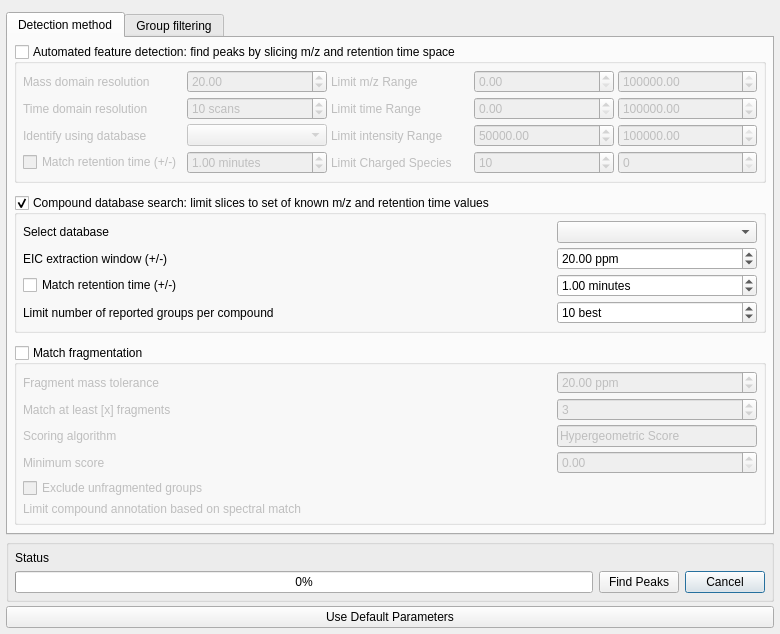
<?xml version="1.0" encoding="UTF-8"?>
<ui version="4.0">
 <class>PeakDetectionDialog</class>
 <widget class="QDialog" name="PeakDetectionDialog">
  <property name="geometry">
   <rect>
    <x>0</x>
    <y>0</y>
    <width>780</width>
    <height>631</height>
   </rect>
  </property>
  <property name="sizePolicy">
   <sizepolicy hsizetype="Preferred" vsizetype="Preferred">
    <horstretch>0</horstretch>
    <verstretch>0</verstretch>
   </sizepolicy>
  </property>
  <property name="sizeIncrement">
   <size>
    <width>0</width>
    <height>0</height>
   </size>
  </property>
  <property name="windowTitle">
   <string>Peak Detection</string>
  </property>
  <layout class="QVBoxLayout" name="verticalLayout">
   <property name="spacing">
    <number>4</number>
   </property>
   <property name="leftMargin">
    <number>6</number>
   </property>
   <property name="topMargin">
    <number>12</number>
   </property>
   <property name="rightMargin">
    <number>6</number>
   </property>
   <property name="bottomMargin">
    <number>6</number>
   </property>
   <item>
    <widget class="QTabWidget" name="tabwidget">
     <property name="currentIndex">
      <number>0</number>
     </property>
     <widget class="QWidget" name="featureSelectionTab">
      <attribute name="title">
       <string>Detection method</string>
      </attribute>
      <layout class="QVBoxLayout" name="verticalLayout_2">
       <property name="spacing">
        <number>12</number>
       </property>
       <property name="leftMargin">
        <number>6</number>
       </property>
       <property name="topMargin">
        <number>6</number>
       </property>
       <property name="rightMargin">
        <number>6</number>
       </property>
       <property name="bottomMargin">
        <number>6</number>
       </property>
       <item>
        <widget class="QGroupBox" name="featureOptions">
         <property name="enabled">
          <bool>true</bool>
         </property>
         <property name="sizePolicy">
          <sizepolicy hsizetype="Preferred" vsizetype="Maximum">
           <horstretch>0</horstretch>
           <verstretch>0</verstretch>
          </sizepolicy>
         </property>
         <property name="statusTip">
          <string/>
         </property>
         <property name="autoFillBackground">
          <bool>false</bool>
         </property>
         <property name="title">
          <string>Automated feature detection: find peaks by slicing m/z and retention time space</string>
         </property>
         <property name="flat">
          <bool>false</bool>
         </property>
         <property name="checkable">
          <bool>true</bool>
         </property>
         <property name="checked">
          <bool>false</bool>
         </property>
         <layout class="QGridLayout" name="gridLayout">
          <property name="leftMargin">
           <number>6</number>
          </property>
          <property name="topMargin">
           <number>6</number>
          </property>
          <property name="rightMargin">
           <number>6</number>
          </property>
          <property name="bottomMargin">
           <number>6</number>
          </property>
          <property name="spacing">
           <number>4</number>
          </property>
          <item row="4" column="2">
           <widget class="QLabel" name="label_20">
            <property name="text">
             <string>Limit Charged Species</string>
            </property>
           </widget>
          </item>
          <item row="0" column="4">
           <widget class="QDoubleSpinBox" name="mzMax">
            <property name="maximum">
             <double>999999999.000000000000000</double>
            </property>
            <property name="value">
             <double>999999999.000000000000000</double>
            </property>
           </widget>
          </item>
          <item row="1" column="1">
           <widget class="QDoubleSpinBox" name="rtStep">
            <property name="statusTip">
             <string>mz-rt matrix binning</string>
            </property>
            <property name="prefix">
             <string/>
            </property>
            <property name="suffix">
             <string> scans</string>
            </property>
            <property name="decimals">
             <number>0</number>
            </property>
            <property name="minimum">
             <double>1.000000000000000</double>
            </property>
            <property name="maximum">
             <double>1000000.000000000000000</double>
            </property>
            <property name="singleStep">
             <double>5.000000000000000</double>
            </property>
            <property name="value">
             <double>10.000000000000000</double>
            </property>
           </widget>
          </item>
          <item row="0" column="0">
           <widget class="QLabel" name="label_7">
            <property name="text">
             <string>Mass domain resolution</string>
            </property>
           </widget>
          </item>
          <item row="0" column="3">
           <widget class="QDoubleSpinBox" name="mzMin">
            <property name="maximum">
             <double>999999999.000000000000000</double>
            </property>
           </widget>
          </item>
          <item row="4" column="4">
           <widget class="QSpinBox" name="chargeMax">
            <property name="minimum">
             <number>0</number>
            </property>
            <property name="maximum">
             <number>999999999</number>
            </property>
            <property name="value">
             <number>0</number>
            </property>
           </widget>
          </item>
          <item row="1" column="3">
           <widget class="QDoubleSpinBox" name="rtMin">
            <property name="maximum">
             <double>999999999.000000000000000</double>
            </property>
           </widget>
          </item>
          <item row="1" column="0">
           <widget class="QLabel" name="label">
            <property name="text">
             <string>Time domain resolution</string>
            </property>
           </widget>
          </item>
          <item row="3" column="1">
           <widget class="QComboBox" name="identificationDatabase"/>
          </item>
          <item row="0" column="2">
           <widget class="QLabel" name="label_17">
            <property name="text">
             <string>Limit m/z Range</string>
            </property>
           </widget>
          </item>
          <item row="3" column="2">
           <widget class="QLabel" name="label_19">
            <property name="text">
             <string>Limit intensity Range</string>
            </property>
           </widget>
          </item>
          <item row="4" column="1">
           <widget class="QDoubleSpinBox" name="identificationRtWindow">
            <property name="suffix">
             <string> minutes</string>
            </property>
            <property name="singleStep">
             <double>0.500000000000000</double>
            </property>
            <property name="value">
             <double>1.000000000000000</double>
            </property>
           </widget>
          </item>
          <item row="0" column="1">
           <widget class="QDoubleSpinBox" name="ppmStep">
            <property name="minimum">
             <double>0.500000000000000</double>
            </property>
            <property name="maximum">
             <double>1000000.000000000000000</double>
            </property>
            <property name="singleStep">
             <double>0.500000000000000</double>
            </property>
            <property name="value">
             <double>20.000000000000000</double>
            </property>
           </widget>
          </item>
          <item row="4" column="0">
           <widget class="QCheckBox" name="identificationMatchRt">
            <property name="text">
             <string>Match retention time (+/-)</string>
            </property>
           </widget>
          </item>
          <item row="4" column="3">
           <widget class="QSpinBox" name="chargeMin">
            <property name="minimum">
             <number>1</number>
            </property>
            <property name="maximum">
             <number>1000000</number>
            </property>
            <property name="singleStep">
             <number>5</number>
            </property>
            <property name="value">
             <number>10</number>
            </property>
           </widget>
          </item>
          <item row="1" column="2">
           <widget class="QLabel" name="label_18">
            <property name="text">
             <string>Limit time Range</string>
            </property>
           </widget>
          </item>
          <item row="3" column="4">
           <widget class="QDoubleSpinBox" name="maxIntensity">
            <property name="maximum">
             <double>9999999999.989999771118164</double>
            </property>
            <property name="value">
             <double>9999999999.000000000000000</double>
            </property>
           </widget>
          </item>
          <item row="3" column="3">
           <widget class="QDoubleSpinBox" name="minIntensity">
            <property name="maximum">
             <double>9999999999.989999771118164</double>
            </property>
            <property name="value">
             <double>50000.000000000000000</double>
            </property>
           </widget>
          </item>
          <item row="3" column="0">
           <widget class="QLabel" name="label_4">
            <property name="text">
             <string>Identify using database</string>
            </property>
           </widget>
          </item>
          <item row="1" column="4">
           <widget class="QDoubleSpinBox" name="rtMax">
            <property name="maximum">
             <double>999999999.000000000000000</double>
            </property>
            <property name="value">
             <double>999999999.000000000000000</double>
            </property>
           </widget>
          </item>
         </layout>
        </widget>
       </item>
       <item>
        <widget class="QGroupBox" name="dbSearch">
         <property name="sizePolicy">
          <sizepolicy hsizetype="Preferred" vsizetype="Maximum">
           <horstretch>0</horstretch>
           <verstretch>0</verstretch>
          </sizepolicy>
         </property>
         <property name="title">
          <string>Compound database search: limit slices to set of known m/z and retention time values</string>
         </property>
         <property name="checkable">
          <bool>true</bool>
         </property>
         <property name="checked">
          <bool>true</bool>
         </property>
         <layout class="QGridLayout" name="gridLayout_2">
          <property name="leftMargin">
           <number>6</number>
          </property>
          <property name="topMargin">
           <number>6</number>
          </property>
          <property name="rightMargin">
           <number>6</number>
          </property>
          <property name="bottomMargin">
           <number>6</number>
          </property>
          <property name="spacing">
           <number>4</number>
          </property>
          <item row="3" column="0" colspan="2">
           <widget class="QLabel" name="label_16">
            <property name="text">
             <string>Limit number of reported groups per compound</string>
            </property>
            <property name="checked" stdset="0">
             <string>Limit Number of Reported Groups per Compound</string>
            </property>
           </widget>
          </item>
          <item row="3" column="2" alignment="Qt::AlignRight">
           <widget class="QSpinBox" name="eicMaxGroups">
            <property name="sizePolicy">
             <sizepolicy hsizetype="Maximum" vsizetype="Fixed">
              <horstretch>0</horstretch>
              <verstretch>0</verstretch>
             </sizepolicy>
            </property>
            <property name="minimumSize">
             <size>
              <width>200</width>
              <height>0</height>
             </size>
            </property>
            <property name="suffix">
             <string> best</string>
            </property>
            <property name="minimum">
             <number>1</number>
            </property>
            <property name="maximum">
             <number>999999999</number>
            </property>
            <property name="value">
             <number>10</number>
            </property>
           </widget>
          </item>
          <item row="1" column="0">
           <widget class="QLabel" name="label_11">
            <property name="text">
             <string>EIC extraction window (+/-)</string>
            </property>
           </widget>
          </item>
          <item row="2" column="2" alignment="Qt::AlignRight">
           <widget class="QDoubleSpinBox" name="compoundRTWindow">
            <property name="sizePolicy">
             <sizepolicy hsizetype="Maximum" vsizetype="Fixed">
              <horstretch>0</horstretch>
              <verstretch>0</verstretch>
             </sizepolicy>
            </property>
            <property name="minimumSize">
             <size>
              <width>200</width>
              <height>0</height>
             </size>
            </property>
            <property name="prefix">
             <string/>
            </property>
            <property name="suffix">
             <string> minutes</string>
            </property>
            <property name="maximum">
             <double>999999999.000000000000000</double>
            </property>
            <property name="singleStep">
             <double>0.500000000000000</double>
            </property>
            <property name="value">
             <double>1.000000000000000</double>
            </property>
           </widget>
          </item>
          <item row="2" column="0">
           <widget class="QCheckBox" name="matchRt">
            <property name="text">
             <string>Match retention time (+/-)</string>
            </property>
            <property name="checked">
             <bool>false</bool>
            </property>
           </widget>
          </item>
          <item row="0" column="0">
           <widget class="QLabel" name="label_3">
            <property name="text">
             <string>Select database</string>
            </property>
           </widget>
          </item>
          <item row="1" column="2" alignment="Qt::AlignRight">
           <widget class="QDoubleSpinBox" name="compoundPPMWindow">
            <property name="sizePolicy">
             <sizepolicy hsizetype="Maximum" vsizetype="Fixed">
              <horstretch>0</horstretch>
              <verstretch>0</verstretch>
             </sizepolicy>
            </property>
            <property name="minimumSize">
             <size>
              <width>200</width>
              <height>0</height>
             </size>
            </property>
            <property name="suffix">
             <string> ppm</string>
            </property>
            <property name="maximum">
             <double>1000000.000000000000000</double>
            </property>
            <property name="singleStep">
             <double>0.500000000000000</double>
            </property>
            <property name="value">
             <double>20.000000000000000</double>
            </property>
           </widget>
          </item>
          <item row="0" column="2" alignment="Qt::AlignRight">
           <widget class="QComboBox" name="compoundDatabase">
            <property name="sizePolicy">
             <sizepolicy hsizetype="Maximum" vsizetype="Fixed">
              <horstretch>0</horstretch>
              <verstretch>0</verstretch>
             </sizepolicy>
            </property>
            <property name="minimumSize">
             <size>
              <width>200</width>
              <height>0</height>
             </size>
            </property>
           </widget>
          </item>
         </layout>
        </widget>
       </item>
       <item>
        <widget class="QGroupBox" name="matchFragmentationOptions">
         <property name="enabled">
          <bool>true</bool>
         </property>
         <property name="sizePolicy">
          <sizepolicy hsizetype="Preferred" vsizetype="Maximum">
           <horstretch>0</horstretch>
           <verstretch>0</verstretch>
          </sizepolicy>
         </property>
         <property name="title">
          <string>Match fragmentation</string>
         </property>
         <property name="checkable">
          <bool>true</bool>
         </property>
         <property name="checked">
          <bool>false</bool>
         </property>
         <layout class="QGridLayout" name="gridLayout_8">
          <property name="leftMargin">
           <number>6</number>
          </property>
          <property name="topMargin">
           <number>6</number>
          </property>
          <property name="rightMargin">
           <number>6</number>
          </property>
          <property name="bottomMargin">
           <number>6</number>
          </property>
          <property name="spacing">
           <number>4</number>
          </property>
          <item row="0" column="0">
           <widget class="QLabel" name="label_fragmentTolerance">
            <property name="text">
             <string>Fragment mass tolerance</string>
            </property>
           </widget>
          </item>
          <item row="2" column="1" alignment="Qt::AlignRight">
           <widget class="QLineEdit" name="scoringAlgo">
            <property name="sizePolicy">
             <sizepolicy hsizetype="Maximum" vsizetype="Fixed">
              <horstretch>0</horstretch>
              <verstretch>0</verstretch>
             </sizepolicy>
            </property>
            <property name="minimumSize">
             <size>
              <width>200</width>
              <height>0</height>
             </size>
            </property>
            <property name="cursor">
             <cursorShape>BlankCursor</cursorShape>
            </property>
            <property name="text">
             <string>Hypergeometric Score</string>
            </property>
            <property name="readOnly">
             <bool>true</bool>
            </property>
           </widget>
          </item>
          <item row="1" column="0">
           <widget class="QLabel" name="label_matchAtLeastX">
            <property name="text">
             <string>Match at least [x] fragments</string>
            </property>
           </widget>
          </item>
          <item row="3" column="0">
           <widget class="QLabel" name="label_minMatchScore">
            <property name="text">
             <string>Minimum score</string>
            </property>
           </widget>
          </item>
          <item row="3" column="1" alignment="Qt::AlignRight">
           <widget class="QDoubleSpinBox" name="minFragMatchScore">
            <property name="sizePolicy">
             <sizepolicy hsizetype="Maximum" vsizetype="Fixed">
              <horstretch>0</horstretch>
              <verstretch>0</verstretch>
             </sizepolicy>
            </property>
            <property name="minimumSize">
             <size>
              <width>200</width>
              <height>0</height>
             </size>
            </property>
            <property name="prefix">
             <string/>
            </property>
            <property name="suffix">
             <string/>
            </property>
            <property name="maximum">
             <double>1000.000000000000000</double>
            </property>
            <property name="singleStep">
             <double>0.500000000000000</double>
            </property>
           </widget>
          </item>
          <item row="0" column="1" alignment="Qt::AlignRight">
           <widget class="QDoubleSpinBox" name="fragmentTolerance">
            <property name="sizePolicy">
             <sizepolicy hsizetype="Maximum" vsizetype="Fixed">
              <horstretch>0</horstretch>
              <verstretch>0</verstretch>
             </sizepolicy>
            </property>
            <property name="minimumSize">
             <size>
              <width>200</width>
              <height>0</height>
             </size>
            </property>
            <property name="suffix">
             <string> ppm</string>
            </property>
            <property name="maximum">
             <double>1000.000000000000000</double>
            </property>
            <property name="value">
             <double>20.000000000000000</double>
            </property>
           </widget>
          </item>
        <item row="6" column="0">
           <widget class="QLabel" name="label_2">
            <property name="text">
             <string>Limit compound annotation based on spectral match</string>
            </property>
           </widget>
          </item>
          <item row="4" column="0">
           <widget class="QCheckBox" name="mustHaveMs2">
            <property name="text">
             <string>Exclude unfragmented groups</string>
            </property>
           </widget>
          </item>
          <item row="2" column="0">
           <widget class="QLabel" name="label_scoringAlgo">
            <property name="text">
             <string>Scoring algorithm</string>
            </property>
           </widget>
          </item>
          <item row="1" column="1" alignment="Qt::AlignRight">
           <widget class="QDoubleSpinBox" name="minFragMatch">
            <property name="sizePolicy">
             <sizepolicy hsizetype="Maximum" vsizetype="Fixed">
              <horstretch>0</horstretch>
              <verstretch>0</verstretch>
             </sizepolicy>
            </property>
            <property name="minimumSize">
             <size>
              <width>200</width>
              <height>0</height>
             </size>
            </property>
            <property name="decimals">
             <number>0</number>
            </property>
            <property name="value">
             <double>3.000000000000000</double>
            </property>
           </widget>
          </item>
         </layout>
         <zorder>scoringAlgo</zorder>
         <zorder>label_minMatchScore</zorder>
         <zorder>minFragMatchScore</zorder>
         <zorder>minFragMatch</zorder>
         <zorder>label_matchAtLeastX</zorder>
         <zorder>fragmentTolerance</zorder>
         <zorder>label_fragmentTolerance</zorder>
         <zorder>label_scoringAlgo</zorder>
         <zorder>mustHaveMs2</zorder>
        </widget>
       </item>
      </layout>
     </widget>
     <widget class="QWidget" name="groupFilteringTab">
      <attribute name="title">
       <string>Group filtering</string>
      </attribute>
      <layout class="QGridLayout" name="gridLayout_13">
       <property name="leftMargin">
        <number>6</number>
       </property>
       <property name="topMargin">
        <number>6</number>
       </property>
       <property name="rightMargin">
        <number>6</number>
       </property>
       <property name="bottomMargin">
        <number>6</number>
       </property>
       <item row="0" column="0">
        <widget class="QGroupBox" name="peakScoringOptions">
         <property name="title">
          <string>Group Filtering</string>
         </property>
         <layout class="QGridLayout" name="gridLayout_3">
          <property name="leftMargin">
           <number>6</number>
          </property>
          <property name="topMargin">
           <number>6</number>
          </property>
          <property name="rightMargin">
           <number>6</number>
          </property>
          <property name="bottomMargin">
           <number>6</number>
          </property>
          <property name="spacing">
           <number>4</number>
          </property>
          <item row="0" column="0" colspan="4">
           <layout class="QGridLayout" name="gridLayout_5" columnstretch="2,3,4">
            <property name="spacing">
             <number>6</number>
            </property>
            <item row="1" column="1">
             <widget class="QSlider" name="quantileIntensity">
              <property name="maximum">
               <number>100</number>
              </property>
              <property name="singleStep">
               <number>5</number>
              </property>
              <property name="sliderPosition">
               <number>0</number>
              </property>
              <property name="orientation">
               <enum>Qt::Horizontal</enum>
              </property>
              <property name="tickPosition">
               <enum>QSlider::NoTicks</enum>
              </property>
              <property name="tickInterval">
               <number>5</number>
              </property>
             </widget>
            </item>
            <item row="0" column="2">
             <widget class="QComboBox" name="peakQuantitation">
              <property name="sizePolicy">
               <sizepolicy hsizetype="Maximum" vsizetype="Fixed">
                <horstretch>0</horstretch>
                <verstretch>0</verstretch>
               </sizepolicy>
              </property>
              <item>
               <property name="text">
                <string>AreaTop</string>
               </property>
              </item>
              <item>
               <property name="text">
                <string>Area</string>
               </property>
              </item>
              <item>
               <property name="text">
                <string>Height</string>
               </property>
              </item>
              <item>
               <property name="text">
                <string>AreaNotCorrected</string>
               </property>
              </item>
              <item>
               <property name="text">
                <string>AreaTopNotCorrected</string>
               </property>
              </item>
             </widget>
            </item>
            <item row="13" column="2">
             <widget class="QLabel" name="widthQuantileStatus">
              <property name="text">
               <string>% peaks above minimum peak width</string>
              </property>
             </widget>
            </item>
            <item row="10" column="1">
             <widget class="QSlider" name="quantileSignalBaselineRatio">
              <property name="maximum">
               <number>100</number>
              </property>
              <property name="singleStep">
               <number>5</number>
              </property>
              <property name="sliderPosition">
               <number>0</number>
              </property>
              <property name="orientation">
               <enum>Qt::Horizontal</enum>
              </property>
              <property name="invertedAppearance">
               <bool>false</bool>
              </property>
              <property name="invertedControls">
               <bool>false</bool>
              </property>
              <property name="tickPosition">
               <enum>QSlider::NoTicks</enum>
              </property>
              <property name="tickInterval">
               <number>5</number>
              </property>
             </widget>
            </item>
            <item row="13" column="0">
             <widget class="QLabel" name="label_100">
              <property name="text">
               <string>At least</string>
              </property>
              <property name="alignment">
               <set>Qt::AlignRight|Qt::AlignTrailing|Qt::AlignVCenter</set>
              </property>
             </widget>
            </item>
            <item row="12" column="0">
             <widget class="QLabel" name="label_12">
              <property name="text">
               <string>Minimum peak width</string>
              </property>
              <property name="alignment">
               <set>Qt::AlignRight|Qt::AlignTrailing|Qt::AlignVCenter</set>
              </property>
             </widget>
            </item>
            <item row="8" column="1">
             <spacer name="verticalSpacer_3">
              <property name="orientation">
               <enum>Qt::Vertical</enum>
              </property>
              <property name="sizeHint" stdset="0">
               <size>
                <width>20</width>
                <height>6</height>
               </size>
              </property>
             </spacer>
            </item>
            <item row="9" column="1">
             <widget class="QSpinBox" name="sigBaselineRatio">
              <property name="maximum">
               <number>10000000</number>
              </property>
              <property name="value">
               <number>2</number>
              </property>
             </widget>
            </item>
            <item row="4" column="1">
             <widget class="QSlider" name="quantileQuality">
              <property name="maximum">
               <number>100</number>
              </property>
              <property name="singleStep">
               <number>5</number>
              </property>
              <property name="sliderPosition">
               <number>0</number>
              </property>
              <property name="orientation">
               <enum>Qt::Horizontal</enum>
              </property>
              <property name="tickPosition">
               <enum>QSlider::NoTicks</enum>
              </property>
              <property name="tickInterval">
               <number>5</number>
              </property>
             </widget>
            </item>
            <item row="7" column="1">
             <widget class="QSlider" name="quantileSignalBlankRatio">
              <property name="maximum">
               <number>100</number>
              </property>
              <property name="singleStep">
               <number>5</number>
              </property>
              <property name="sliderPosition">
               <number>0</number>
              </property>
              <property name="orientation">
               <enum>Qt::Horizontal</enum>
              </property>
              <property name="tickPosition">
               <enum>QSlider::NoTicks</enum>
              </property>
              <property name="tickInterval">
               <number>5</number>
              </property>
             </widget>
            </item>
            <item row="3" column="0">
             <widget class="QLabel" name="labelMinQuality">
              <property name="text">
               <string>Minimum quality</string>
              </property>
              <property name="alignment">
               <set>Qt::AlignRight|Qt::AlignTrailing|Qt::AlignVCenter</set>
              </property>
             </widget>
            </item>
            <item row="3" column="1">
             <widget class="QDoubleSpinBox" name="doubleSpinBoxMinQuality">
              <property name="maximum">
               <double>1.000000000000000</double>
              </property>
              <property name="singleStep">
               <double>0.100000000000000</double>
              </property>
              <property name="value">
               <double>0.500000000000000</double>
              </property>
             </widget>
            </item>
            <item row="0" column="0">
             <widget class="QLabel" name="label_10">
              <property name="text">
               <string>Minimum peak intensity</string>
              </property>
              <property name="alignment">
               <set>Qt::AlignRight|Qt::AlignTrailing|Qt::AlignVCenter</set>
              </property>
             </widget>
            </item>
            <item row="6" column="0">
             <widget class="QLabel" name="label_9">
              <property name="text">
               <string>Minimum signal/blank ratio</string>
              </property>
              <property name="alignment">
               <set>Qt::AlignRight|Qt::AlignTrailing|Qt::AlignVCenter</set>
              </property>
             </widget>
            </item>
            <item row="7" column="0">
             <widget class="QLabel" name="label_29">
              <property name="text">
               <string>At least</string>
              </property>
              <property name="alignment">
               <set>Qt::AlignRight|Qt::AlignTrailing|Qt::AlignVCenter</set>
              </property>
             </widget>
            </item>
            <item row="12" column="1">
             <widget class="QSpinBox" name="minNoNoiseObs">
              <property name="suffix">
               <string> scans</string>
              </property>
              <property name="minimum">
               <number>1</number>
              </property>
              <property name="maximum">
               <number>1000000000</number>
              </property>
              <property name="value">
               <number>3</number>
              </property>
             </widget>
            </item>
            <item row="11" column="1">
             <spacer name="verticalSpacer_4">
              <property name="orientation">
               <enum>Qt::Vertical</enum>
              </property>
              <property name="sizeHint" stdset="0">
               <size>
                <width>20</width>
                <height>6</height>
               </size>
              </property>
             </spacer>
            </item>
            <item row="0" column="1">
             <widget class="QDoubleSpinBox" name="minGroupIntensity">
              <property name="maximumSize">
               <size>
                <width>502</width>
                <height>16777215</height>
               </size>
              </property>
              <property name="showGroupSeparator" stdset="0">
               <bool>true</bool>
              </property>
              <property name="suffix">
               <string/>
              </property>
              <property name="maximum">
               <double>999999999.000000000000000</double>
              </property>
              <property name="value">
               <double>1000000.000000000000000</double>
              </property>
             </widget>
            </item>
            <item row="2" column="1">
             <spacer name="verticalSpacer">
              <property name="orientation">
               <enum>Qt::Vertical</enum>
              </property>
              <property name="sizeHint" stdset="0">
               <size>
                <width>20</width>
                <height>6</height>
               </size>
              </property>
             </spacer>
            </item>
            <item row="9" column="0">
             <widget class="QLabel" name="label_6">
              <property name="text">
               <string>Minimum signal/baseline ratio</string>
              </property>
              <property name="alignment">
               <set>Qt::AlignRight|Qt::AlignTrailing|Qt::AlignVCenter</set>
              </property>
             </widget>
            </item>
            <item row="10" column="0">
             <widget class="QLabel" name="label_30">
              <property name="text">
               <string>At least</string>
              </property>
              <property name="alignment">
               <set>Qt::AlignRight|Qt::AlignTrailing|Qt::AlignVCenter</set>
              </property>
             </widget>
            </item>
            <item row="1" column="2">
             <widget class="QLabel" name="intensityQuantileStatus">
              <property name="sizePolicy">
               <sizepolicy hsizetype="Expanding" vsizetype="Preferred">
                <horstretch>0</horstretch>
                <verstretch>0</verstretch>
               </sizepolicy>
              </property>
              <property name="text">
               <string>% peaks above minimum intensity </string>
              </property>
             </widget>
            </item>
            <item row="6" column="1">
             <widget class="QDoubleSpinBox" name="sigBlankRatio">
              <property name="maximum">
               <double>10000000.000000000000000</double>
              </property>
              <property name="value">
               <double>2.000000000000000</double>
              </property>
             </widget>
            </item>
            <item row="5" column="1">
             <spacer name="verticalSpacer_2">
              <property name="orientation">
               <enum>Qt::Vertical</enum>
              </property>
              <property name="sizeHint" stdset="0">
               <size>
                <width>20</width>
                <height>6</height>
               </size>
              </property>
             </spacer>
            </item>
            <item row="1" column="0">
             <widget class="QLabel" name="label_8">
              <property name="text">
               <string>At least</string>
              </property>
              <property name="alignment">
               <set>Qt::AlignRight|Qt::AlignTrailing|Qt::AlignVCenter</set>
              </property>
             </widget>
            </item>
            <item row="4" column="0">
             <widget class="QLabel" name="label_28">
              <property name="text">
               <string>At least</string>
              </property>
              <property name="alignment">
               <set>Qt::AlignRight|Qt::AlignTrailing|Qt::AlignVCenter</set>
              </property>
             </widget>
            </item>
            <item row="10" column="2">
             <widget class="QLabel" name="baselineQuantileStatus">
              <property name="sizePolicy">
               <sizepolicy hsizetype="Expanding" vsizetype="Preferred">
                <horstretch>0</horstretch>
                <verstretch>0</verstretch>
               </sizepolicy>
              </property>
              <property name="text">
               <string>% peaks above minimum signal/baseline ratio</string>
              </property>
             </widget>
            </item>
            <item row="7" column="2">
             <widget class="QLabel" name="blankQuantileStatus">
              <property name="sizePolicy">
               <sizepolicy hsizetype="Expanding" vsizetype="Preferred">
                <horstretch>0</horstretch>
                <verstretch>0</verstretch>
               </sizepolicy>
              </property>
              <property name="text">
               <string>% peaks above minimum signal/blank ratio</string>
              </property>
             </widget>
            </item>
            <item row="4" column="2">
             <widget class="QLabel" name="qualityQuantileStatus">
              <property name="sizePolicy">
               <sizepolicy hsizetype="Expanding" vsizetype="Preferred">
                <horstretch>0</horstretch>
                <verstretch>0</verstretch>
               </sizepolicy>
              </property>
              <property name="text">
               <string>% peaks above minimum quality</string>
              </property>
             </widget>
            </item>
            <item row="13" column="1">
             <widget class="QSlider" name="quantilePeakWidth">
              <property name="maximum">
               <number>100</number>
              </property>
              <property name="singleStep">
               <number>5</number>
              </property>
              <property name="orientation">
               <enum>Qt::Horizontal</enum>
              </property>
              <property name="tickInterval">
               <number>5</number>
              </property>
             </widget>
            </item>
           </layout>
          </item>
         </layout>
        </widget>
       </item>
      </layout>
     </widget>
    </widget>
   </item>
   <item>
    <widget class="QGroupBox" name="groupBox_4">
     <layout class="QGridLayout" name="gridLayout_4">
      <property name="leftMargin">
       <number>6</number>
      </property>
      <property name="topMargin">
       <number>6</number>
      </property>
      <property name="rightMargin">
       <number>6</number>
      </property>
      <property name="bottomMargin">
       <number>6</number>
      </property>
      <item row="4" column="5">
       <widget class="QPushButton" name="cancelButton">
        <property name="text">
         <string>Cancel</string>
        </property>
       </widget>
      </item>
      <item row="4" column="4">
       <widget class="QPushButton" name="computeButton">
        <property name="text">
         <string>Find Peaks</string>
        </property>
       </widget>
      </item>
      <item row="4" column="3">
       <widget class="QProgressBar" name="progressBar">
        <property name="value">
         <number>0</number>
        </property>
       </widget>
      </item>
      <item row="3" column="3">
       <widget class="QLabel" name="statusText">
        <property name="text">
         <string>Status</string>
        </property>
       </widget>
      </item>
     </layout>
    </widget>
   </item>
   <item>
    <widget class="QPushButton" name="resetButton">
     <property name="text">
      <string>Use Default Parameters</string>
     </property>
    </widget>
   </item>
  </layout>
 </widget>
 <tabstops>
  <tabstop>tabwidget</tabstop>
  <tabstop>featureOptions</tabstop>
  <tabstop>mzMin</tabstop>
  <tabstop>rtStep</tabstop>
  <tabstop>rtMin</tabstop>
  <tabstop>rtMax</tabstop>
  <tabstop>minIntensity</tabstop>
  <tabstop>maxIntensity</tabstop>
  <tabstop>dbSearch</tabstop>
  <tabstop>matchRt</tabstop>
  <tabstop>compoundRTWindow</tabstop>
  <tabstop>matchFragmentationOptions</tabstop>
  <tabstop>fragmentTolerance</tabstop>
  <tabstop>minFragMatch</tabstop>
  <tabstop>minFragMatchScore</tabstop>
  <tabstop>minGroupIntensity</tabstop>
  <tabstop>peakQuantitation</tabstop>
  <tabstop>quantileIntensity</tabstop>
  <tabstop>doubleSpinBoxMinQuality</tabstop>
  <tabstop>quantileQuality</tabstop>
  <tabstop>sigBlankRatio</tabstop>
  <tabstop>quantileSignalBlankRatio</tabstop>
  <tabstop>sigBaselineRatio</tabstop>
  <tabstop>quantileSignalBaselineRatio</tabstop>
  <tabstop>minNoNoiseObs</tabstop>
  <tabstop>computeButton</tabstop>
  <tabstop>cancelButton</tabstop>
 </tabstops>
 <resources/>
 <connections/>
</ui>
